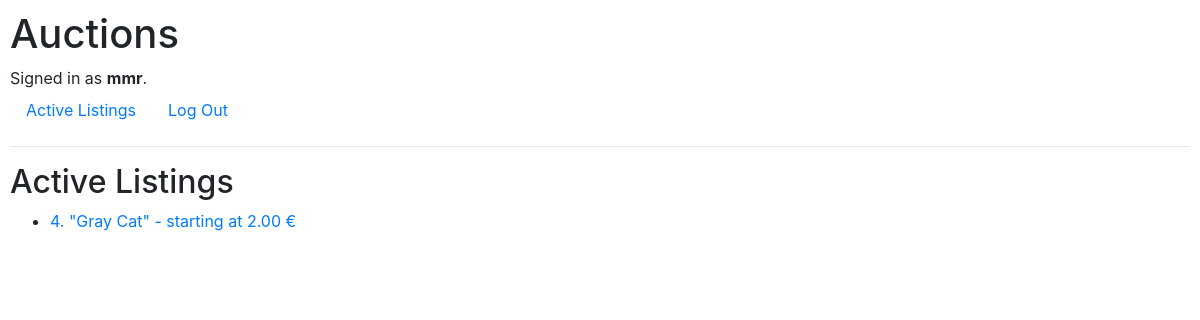
The page / (signed in) on the database its author committed.
### auctions/models.py (models this page shows, shortened)
class User(AbstractUser):
    pass

class Listing(models.Model):
    title = models.CharField(max_length=120)
    description = models.TextField()
    starting_bid = models.DecimalField(max_digits=30, decimal_places=2)
    user = models.ForeignKey(User, on_delete=models.CASCADE)
    def __str__(self):
        return '{}. "{}" - starting at {} €'.format(self.pk, self.title, self.starting_bid)

### auctions/views.py (the view)
# urls.py: path("", views.index, name="index"),
def index(request):
    context = {
        'listings': Listing.objects.all(),
    }
    return render(request, "auctions/index.html", context)

### auctions/templates/auctions/index.html
{% extends "auctions/layout.html" %}
{% block body %}
    <h2>Active Listings</h2>
    <ul>
        {% for listing in listings %}
            <li><a href="{% url 'listing' listing.pk %}">{{ listing }}</a></li>
        {% endfor %}
    </ul>
{% endblock %}

### auctions/templates/auctions/layout.html (shortened to what this page needs)
{% load static %}
<!DOCTYPE html>
<html lang="en">
    <head>
        <link rel="stylesheet" href="https://stackpath.bootstrapcdn.com/bootstrap/4.4.1/css/bootstrap.min.css">
        <link href="{% static 'auctions/styles.css' %}" rel="stylesheet">
    </head>
    <body>
        <h1>Auctions</h1>
        <div>
            {% if user.is_authenticated %}
                Signed in as <strong>{{ user.username }}</strong>.
            {% else %}
                Not signed in.
            {% endif %}
        </div>
        <ul class="nav">
            <li class="nav-item">
                <a class="nav-link" href="{% url 'index' %}">Active Listings</a>
            </li>
            {% if user.is_authenticated %}
                <li class="nav-item">
                    <a class="nav-link" href="{% url 'logout' %}">Log Out</a>
                </li>
            {% endif %}
        </ul>
        <hr>
        {% block body %}
        {% endblock %}
    </body>
</html>

### auctions/static/auctions/styles.css (style rules this page uses)
body { padding: 10px; }

### rows shown on the page
User: username "mmr"
Listing: id+title+starting_bid "4. \"Gray Cat\" - starting at 2.00 €"
